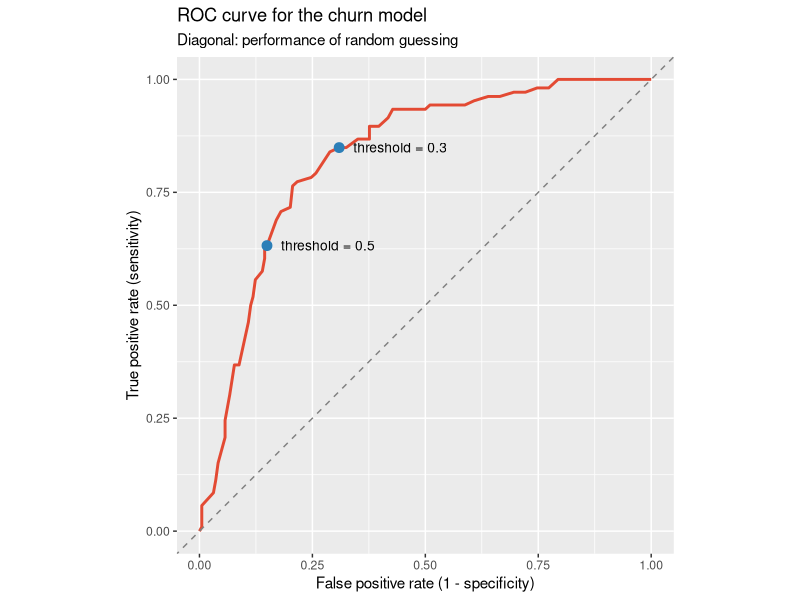
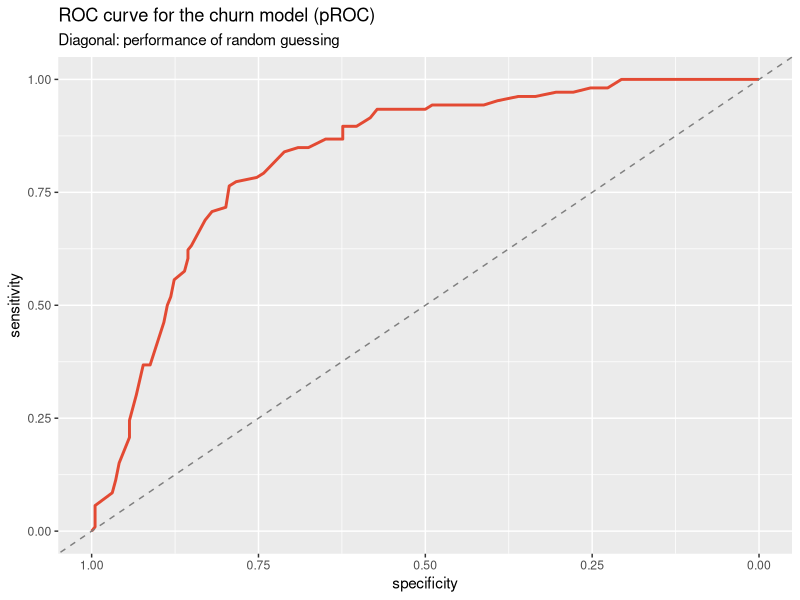

Write the R code that produced these figures, in order.
## ---- chunk 1
#| echo: true
#| message: false
library(tidyverse)
set.seed(2025)
n <- 300
tenure <- round(runif(n, 1, 60))
logodds_true <- 1.5 - 0.08 * tenure
p_true <- 1 / (1 + exp(-logodds_true))
churned <- rbinom(n, 1, p_true)
customers <- tibble(tenure = tenure, churned = churned)

model_logit <- glm(churned ~ tenure, data = customers, family = binomial)
exp(coef(model_logit))
exp(confint.default(model_logit))
## ---- chunk 2
#| echo: true
customers <- customers |>
  mutate(pred_prob = predict(model_logit, type = "response"),
         pred_class = if_else(pred_prob >= 0.5, 1, 0))

table(Predicted = customers$pred_class, Actual = customers$churned)
## ---- chunk 3
#| echo: true
tab <- table(Predicted = customers$pred_class, Actual = customers$churned)
TP <- tab["1", "1"]; TN <- tab["0", "0"]; FP <- tab["1", "0"]; FN <- tab["0", "1"]

c(accuracy = (TP + TN) / sum(tab),
  sensitivity = TP / (TP + FN),
  specificity = TN / (TN + FP),
  precision = TP / (TP + FP))
## ---- chunk 4
#| echo: true
customers <- customers |>
  mutate(pred_class_30 = if_else(pred_prob >= 0.3, 1, 0))

tab30 <- table(Predicted = customers$pred_class_30, Actual = customers$churned)
TP30 <- tab30["1","1"]; TN30 <- tab30["0","0"]; FP30 <- tab30["1","0"]; FN30 <- tab30["0","1"]

c(accuracy = (TP30 + TN30) / sum(tab30),
  sensitivity = TP30 / (TP30 + FN30),
  specificity = TN30 / (TN30 + FP30))
## ---- chunk 5
#| echo: true
thresholds <- sort(unique(c(0, customers$pred_prob, 1)), decreasing = TRUE)

roc_data <- map_dfr(thresholds, function(t) {
  pred_class <- as.integer(customers$pred_prob >= t)
  TP <- sum(pred_class == 1 & customers$churned == 1)
  FP <- sum(pred_class == 1 & customers$churned == 0)
  FN <- sum(pred_class == 0 & customers$churned == 1)
  TN <- sum(pred_class == 0 & customers$churned == 0)
  tibble(threshold = t, tpr = TP / (TP + FN), fpr = FP / (FP + TN))
}) |> arrange(fpr)

marked_points <- tibble(
  threshold = c(0.5, 0.3),
  fpr = c(1 - 0.8505155, 1 - 0.6907216),
  tpr = c(0.6320755, 0.8490566)
)

ggplot(roc_data, aes(x = fpr, y = tpr)) +
  geom_line(color = "#e34a33", linewidth = 1) +
  geom_abline(slope = 1, intercept = 0, linetype = "dashed", color = "gray50") +
  geom_point(data = marked_points, size = 3, color = "#2c7fb8") +
  geom_text(data = marked_points, aes(label = paste("threshold =", threshold)),
            hjust = -0.15, size = 3.5) +
  coord_equal() +
  labs(title = "ROC curve for the churn model",
       subtitle = "Diagonal: performance of random guessing",
       x = "False positive rate (1 - specificity)", y = "True positive rate (sensitivity)")
## ---- chunk 6
#| echo: true
#computed directly as the area under Example 11.9's ROC curve
sum(diff(roc_data$fpr) * (head(roc_data$tpr, -1) + tail(roc_data$tpr, -1)) / 2)
## ---- chunk 7
#| echo: true
#the same quantity, computed a faster way: how often does a random churner outrank a random non-churner?
pos <- customers$pred_prob[customers$churned == 1]
neg <- customers$pred_prob[customers$churned == 0]
mean(outer(pos, neg, ">")) + 0.5 * mean(outer(pos, neg, "=="))
## ---- chunk 8
#| echo: true
#| message: false
library(pROC)

roc_obj <- roc(customers$churned, customers$pred_prob, quiet = TRUE)
roc_obj
## ---- chunk 9
#| echo: true
ggroc(roc_obj, color = "#e34a33", linewidth = 1) +
  geom_abline(slope = 1, intercept = 1, linetype = "dashed", color = "gray50") +
  labs(title = "ROC curve for the churn model (pROC)",
       subtitle = "Diagonal: performance of random guessing")
## ---- chunk 10
#| echo: true
ci.auc(roc_obj)
